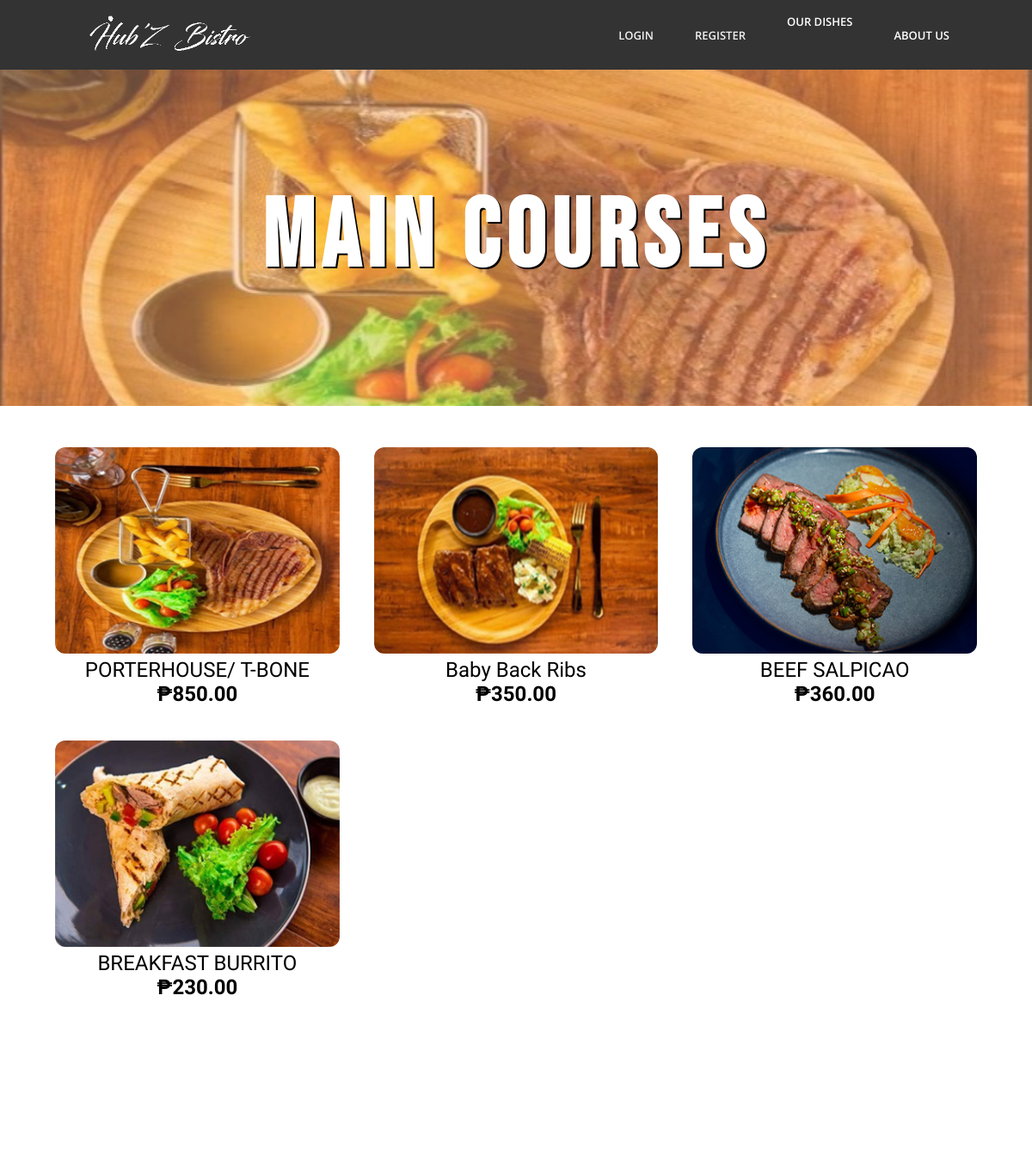
The page /menu/main-courses.php (upper part) on the database as committed earlier.
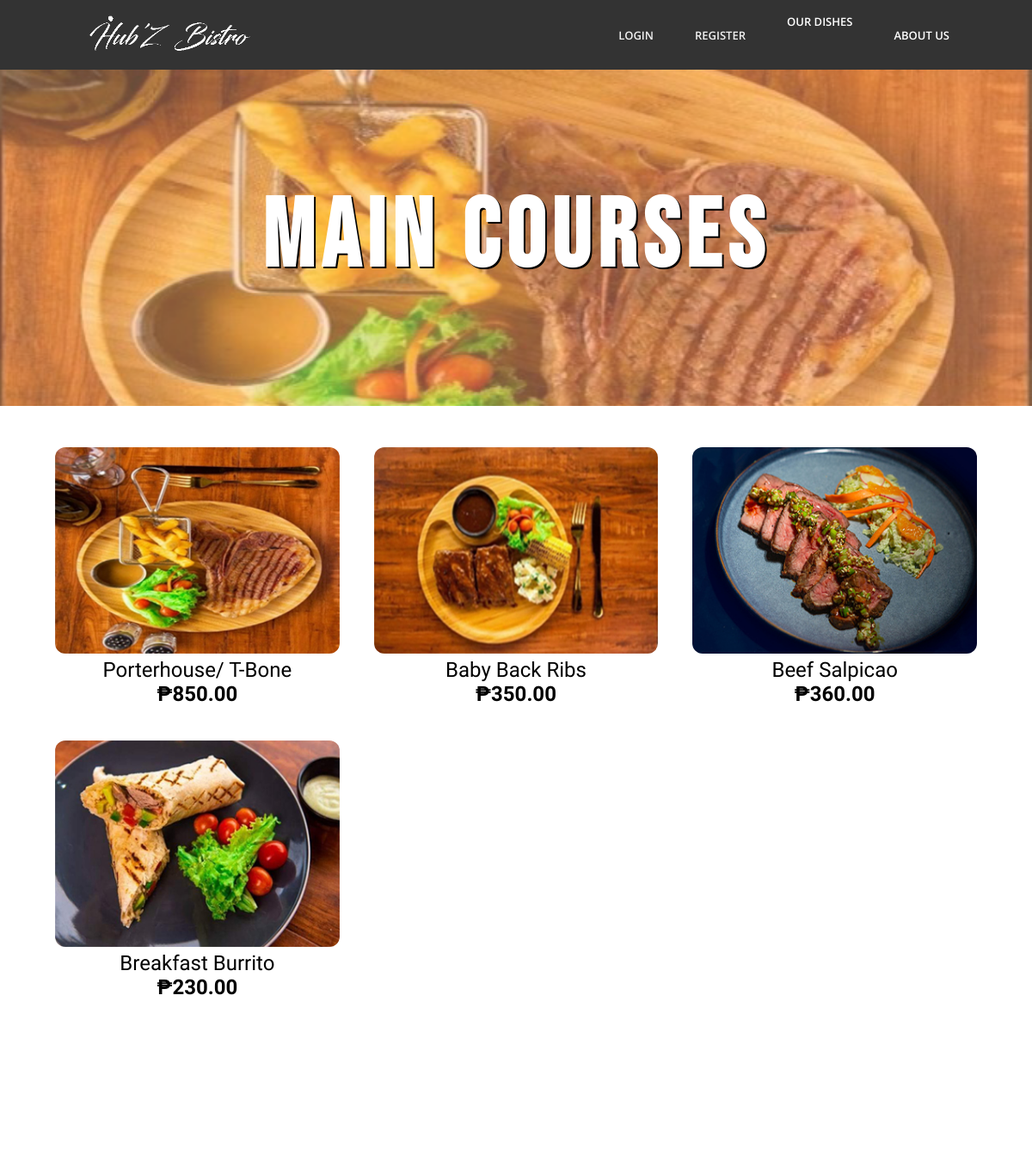
The same page on the database as committed later.
### tables this page shows
CREATE TABLE `dishes` (
  `id` int(11) NOT NULL,
  `name` varchar(255) NOT NULL,
  `category` int(11) NOT NULL,
  `price` int(11) NOT NULL,
  `description` longtext DEFAULT NULL,
  `image` varchar(255) NOT NULL,
  `created_at` datetime NOT NULL DEFAULT current_timestamp(),
  `updated_at` datetime NOT NULL DEFAULT current_timestamp()
);

### functions/linking.php (called while the page is built, shortened)
<?php
function assets($link)
{
    $url = "http://$_SERVER[HTTP_HOST]$_SERVER[REQUEST_URI]";
    $file = str_contains($url, "SIAA311") ?
        substr($url, strpos($url, "SIAA311") + 7) : substr($url, strpos($url, "/"));
    return strrpos($file, "/") > 0 ? "../$link" : $link;
}
function route($link)
{
    $url = "http://$_SERVER[HTTP_HOST]$_SERVER[REQUEST_URI]";
    $file = str_contains($url, "SIAA311") ?
        substr($url, strpos($url, "SIAA311") + 7) : substr($url, strpos($url, "/"));
    return strrpos($file, "/") > 0 ? "../$link" : $link;
}

### functions/menu.php (called while the page is built, shortened)
<?php
$url = "http://$_SERVER[HTTP_HOST]$_SERVER[REQUEST_URI]";
$file = str_contains($url, "SIAA311") ?
    substr($url, strpos($url, "SIAA311") + 7) : substr($url, strpos($url, "/"));
require(strrpos($file, "/") > 0 ? "../db/connection.php" : "db/connection.php");
function get_dishes($category)
{
    global $db;
    $data = array();
    $sql = isset($category) ? "SELECT * FROM dishes WHERE category = '{$category}';" :
        "SELECT * FROM dishes;";
    $result = mysqli_query($db, $sql);
    while ($row = mysqli_fetch_object($result)) {
        array_push($data, $row);
    }
    return $data;
}

### menu/main-courses.php (the view, shortened to what this page needs)
<?php
include("../functions/menu.php");
$data = get_dishes(1);
?>
<!DOCTYPE html>
<html lang="en">
<head>
    <link rel="stylesheet" type="text/css" href="../assets/css/style.css">
    <?php
    include("../components/links.php");
    ?>
</head>
<body>
    <?php
    include("../components/navbar.php");
    ?>
    <main class="container">
        <section class="section-header" style="background-image: url('../assets/imgs/main-course-cover.png');">
            <h1 class="h1 cover-header">MAIN COURSES</h1>
        </section>
        <section class="menu-grid">
            <?php
            if (isset($data)) {
                foreach ($data as $key => $val) {
                    $img = assets($val->image);
                    echo <<<CONTENT
                    <a href="../dish.php?id={$val->id}" class="menu-grid-item">
                        <div desc="{$val->description}">
                            <img src="{$img}" alt="Pumpkin Soup" width="100%">
                        </div>
                        <span class="name">{$val->name}</span>
                        <span class="price">{$val->price}</span>
                    </a>
                    CONTENT;
                }
            } else {
                echo <<<CONTENT
                    <h1>Whoops! Looks like this category is still under development. Come back soon!</h1>
                CONTENT;
            }
            ?>
        </section>
    </main>
</body>
</html>

### components/links.php (shortened to what this page needs)
<link rel="stylesheet" href="https://cdn.jsdelivr.net/npm/@splidejs/splide@4.1.3/dist/css/themes/splide-default.min.css">
<link rel="stylesheet" href="https://cdn.jsdelivr.net/npm/flatpickr/dist/flatpickr.min.css">

### components/navbar.php (shortened to what this page needs)
<?php
$link = "http://$_SERVER[HTTP_HOST]$_SERVER[REQUEST_URI]";
require(str_contains($link, "/menu/") ? "../functions/linking.php" : "functions/linking.php");
$loggedIn = !empty($_SESSION["user"]);
$homeLink = route("index.php");
?>
<nav style="position: sticky; top:0;">
    <div class="topnav">
        <div class="logo">
            <a href="<?php echo $homeLink; ?>">
                <img src="<?php echo assets("assets/imgs/logo.png"); ?>" height="45rem" width="200rem">
            </a>
        </div>
        <?php
        $logout = route('auth/process/logout.php');
        $reserveLink = route('reservation.php');
        $reservationsLink = route('my-reservations.php');
        $preOrdersLink = ('my-preorders.php');
        echo !$loggedIn ? <<<AUTH
                <a href="javascript:void(0)" class="nav-item toggle-modal" modal-target="login-modal">
                    Login
                </a>
                <a class="nav-item toggle-modal" href="javascript:void(0)" id="toggle-register" class="" modal-target="register-modal">
                    Register
                </a>
                AUTH : <<<ACCOUNT
                <div class="nav-item dropdown" style="position:relative">
                    <a style="color:white; height:100%" href="">My Account</a>
                    <div class="dropdown-content">
                        <a href="{$reservationsLink}">My Reservations</a>
                        <a href="{$preOrdersLink}">My Pre-orders</a>
                        <a href="$logout">Logout</a>
                    </div>
                </div>
                <div class="nav-item">
                    <a  href="{$reserveLink}">
                        Book a Reservation
                    </a>
                </div>
                ACCOUNT;
        ?>
        <div class="nav-item dropdown" style="position:relative">
            <a style="color:white; height:100%" href="<?php echo route('menu-categories.php'); ?>">Our Dishes</a>
        </div>
        <div class="nav-item">
            <a class="active" href="homepage.php">
                About Us
            </a>
        </div>
    </div>
</nav>

### assets/css/style.css (style rules this page uses)
*, *:before, *:after { margin: 0; padding: 0; box-sizing: border-box; }
body { width: 100%; height: 100%; margin: 0px; padding: 0px; font-family: 'Open Sans', sans-serif; }
nav { z-index: 99999 !important; }
.topnav { display: flex; align-items: stretch; background-color: #333; gap: 1em; height: 100%; padding-left: 5rem; padding-right: 5rem; z-index: 999 !important; }
.topnav a:nth-child(2), .topnav div:nth-child(2) { margin-left: auto !important; }
.topnav a { color: #f2f2f2; text-decoration: none; font-size: small; text-transform: uppercase; font-weight: 600; }
.topnav a.active { color: white; }
.logo a { padding: 1rem; }
.nav-item { padding: 1rem; text-align: center; display: flex; justify-content: center; flex-direction: column; align-items: center; }
.container { height: 100%; }
.dropdown { display: inline-block; }
.h1 { text-align: center; font-weight: 700; text-transform: uppercase; letter-spacing: 0.25rem; font-family: 'Montserrat', sans-serif; transition: transform .2s; }
a { text-decoration: none; color: black; outline: none; }
.cover-header { font-family: 'Bebas Neue', cursive; color: #fff; font-size: 7rem; letter-spacing: 0.5rem; text-shadow: 2px 2px black; padding: 7rem 0 7rem 0 }
.menu-grid { margin-top: 2rem; display: grid; padding: 0 3rem 0 3rem; gap: 0.5rem; }
.menu-grid-item { padding: 1rem; border-radius: 0.75rem; text-align: center; transition: 0.2s; display: grid; }
.menu-grid-item>div::after { content: attr(desc); position: absolute; width: 100%; text-align: justify; margin: 0; left: 50%; transform: translate(-50%); background-color: rgba(0, 0, 0, 0.5); border-radius: 0 0 0.75rem 0.75rem; color: white; padding: 1rem; font-weight: bold; bottom: 0; visibility: hidden; }
.menu-grid-item>div>img { border-radius: 0.75rem; width: 15rem; height: 15rem; }
.menu-grid-item .name { position: relative; font-family: 'Ubuntu', sans-serif; font-weight: 300; text-transform: capitalize; }
.menu-grid-item>div { position: relative; }
a.menu-grid-item { cursor: pointer; }
.menu-grid-item .price, .mini-pre-ordered .price { font-weight: bolder; font-family: 'Ubuntu', sans-serif; font-size: large; white-space: nowrap; }
.menu-grid-item .price::before, #menu-items .price::before { content: "₱"; }
.menu-grid-item .price::after, #menu-items .price::after { content: ".00"; }
.section-header { background-color: #FEBE8C; padding: 1rem; background-repeat: no-repeat; background-size: cover; background-position: center; }
@media only screen and (min-width: 992px) and (max-width: 1200px) { .topnav div:not(:last-child) { display: flex; align-items: center; } }
@media only screen and (min-width: 992px) and (max-width: 1200px) { .menu-grid { grid-template-columns: repeat(2, 2fr); } }
@media only screen and (min-width: 992px) and (max-width: 1200px) { .menu-grid-item .name, .menu-grid-item .price { font-size: x-large; } }
@media only screen and (min-width: 992px) and (max-width: 1200px) { .menu-grid-item>div>img { border-radius: 0.75rem; width: 100%; height: 100%; } }
@media only screen and (min-width: 1200px) and (max-width: 1524px) { .menu-grid { grid-template-columns: repeat(3, 2fr); } }
@media only screen and (min-width: 1200px) and (max-width: 1524px) { .menu-grid-item>div>img { border-radius: 0.75rem; width: 100%; height: 15rem; } }
@media only screen and (min-width: 1200px) and (max-width: 1524px) { .menu-grid-item>div::after { bottom: 0.3rem; } }
* { scrollbar-width: thin; scrollbar-color: #b8b8b8 #ffffff; }

Rows that differ between the two databases and show on the page:
changed dishes: name "PORTERHOUSE/ T-BONE" → "Porterhouse/ T-Bone"
changed dishes: name "BEEF SALPICAO" → "Beef Salpicao"
changed dishes: name "BREAKFAST BURRITO" → "Breakfast Burrito"
